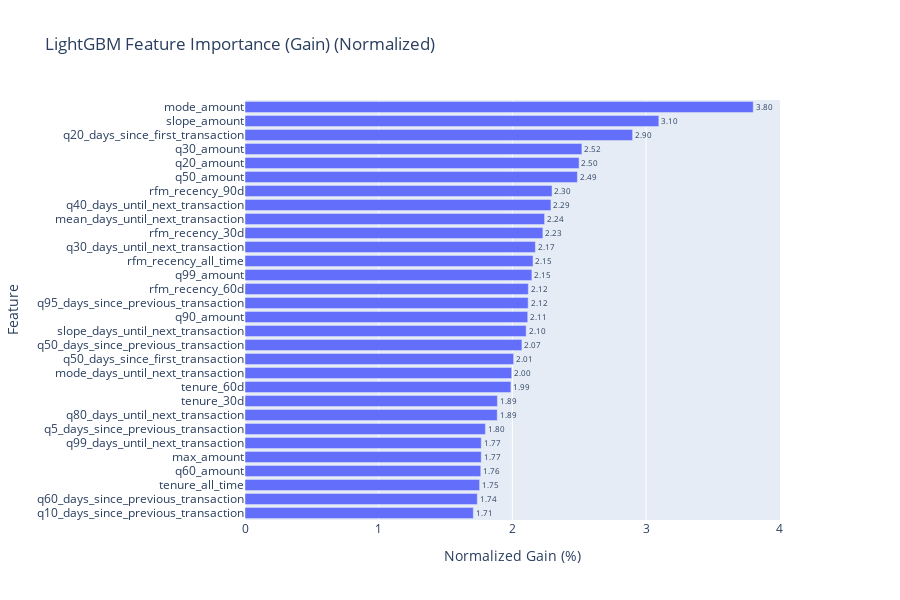

Source (notebook cell):
### Code cell
plot_lgb_feature_importance(lgbm_model, importance_type="gain", normalize=True, top_n=30)

### Figure 1 — Plotly figure (JSON) as saved in the notebook; plotly's stock layout.template omitted (floating-point values rounded to 4 significant figures)
{"data": [{"cliponaxis": false, "hovertemplate": "Normalized Gain (%)=%{text}<br>Feature=%{y}<extra></extra>", "legendgroup": "", "marker": {"color": "#636efa", "pattern": {"shape": ""}}, "name": "", "orientation": "h", "showlegend": false, "text": [1.708, 1.738, 1.755, 1.764, 1.767, 1.767, 1.798, 1.887, 1.888, 1.989, 1.995, 2.01, 2.071, 2.103, 2.115, 2.118, 2.119, 2.146, 2.155, 2.172, 2.228, 2.241, 2.289, 2.297, 2.486, 2.499, 2.52, 2.899, 3.096, 3.802], "textposition": "outside", "texttemplate": "%{text:.2f}", "type": "bar", "x": [1.708, 1.738, 1.755, 1.764, 1.767, 1.767, 1.798, 1.887, 1.888, 1.989, 1.995, 2.01, 2.071, 2.103, 2.115, 2.118, 2.119, 2.146, 2.155, 2.172, 2.228, 2.241, 2.289, 2.297, 2.486, 2.499, 2.52, 2.899, 3.096, 3.802], "xaxis": "x", "y": ["q10_days_since_previous_transaction", "q60_days_since_previous_transaction", "tenure_all_time", "q60_amount", "max_amount", "q99_days_until_next_transaction", "q5_days_since_previous_transaction", "q80_days_until_next_transaction", "tenure_30d", "tenure_60d", "mode_days_until_next_transaction", "q50_days_since_first_transaction", "q50_days_since_previous_transaction", "slope_days_until_next_transaction", "q90_amount", "q95_days_since_previous_transaction", "rfm_recency_60d", "q99_amount", "rfm_recency_all_time", "q30_days_until_next_transaction", "rfm_recency_30d", "mean_days_until_next_transaction", "q40_days_until_next_transaction", "rfm_recency_90d", "q50_amount", "q20_amount", "q30_amount", "q20_days_since_first_transaction", "slope_amount", "mode_amount"], "yaxis": "y"}], "layout": {"barmode": "relative", "height": 600, "legend": {"tracegroupgap": 0}, "margin": {"r": 120}, "title": {"text": "LightGBM Feature Importance (Gain) (Normalized)"}, "xaxis": {"anchor": "y", "domain": [0, 1], "title": {"text": "Normalized Gain (%)"}}, "yaxis": {"anchor": "x", "categoryorder": "total ascending", "domain": [0, 1], "title": {"text": "Feature"}}}}
